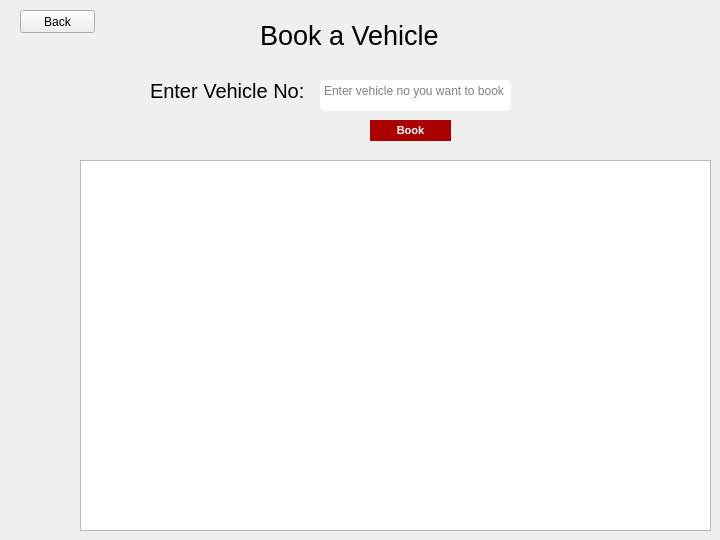
    <widget class="QWidget" name="selectavehicle">
     <widget class="QTextEdit" name="vehbookno">
      <property name="geometry">
       <rect>
        <x>320</x>
        <y>80</y>
        <width>191</width>
        <height>31</height>
       </rect>
      </property>
      <property name="styleSheet">
       <string notr="true">background-color: rgb(255, 255, 255);
border-radius: 5px;
border-color: black;
</string>
      </property>
      <property name="html">
       <string>&lt;!DOCTYPE HTML PUBLIC &quot;-//W3C//DTD HTML 4.0//EN&quot; &quot;http://www.w3.org/TR/REC-html40/strict.dtd&quot;&gt;
&lt;html&gt;&lt;head&gt;&lt;meta name=&quot;qrichtext&quot; content=&quot;1&quot; /&gt;&lt;style type=&quot;text/css&quot;&gt;
p, li { white-space: pre-wrap; }
&lt;/style&gt;&lt;/head&gt;&lt;body style=&quot; font-family:'MS Shell Dlg 2'; font-size:8.25pt; font-weight:400; font-style:normal;&quot;&gt;
&lt;p style=&quot;-qt-paragraph-type:empty; margin-top:0px; margin-bottom:0px; margin-left:0px; margin-right:0px; -qt-block-indent:0; text-indent:0px; font-family:'Segoe UI'; font-size:9pt;&quot;&gt;&lt;br /&gt;&lt;/p&gt;&lt;/body&gt;&lt;/html&gt;</string>
      </property>
      <property name="placeholderText">
       <string>Enter vehicle no you want to book</string>
      </property>
     </widget>
     <widget class="QPushButton" name="backdelavailtologown_2">
      <property name="geometry">
       <rect>
        <x>20</x>
        <y>10</y>
        <width>75</width>
        <height>23</height>
       </rect>
      </property>
      <property name="text">
       <string>Back</string>
      </property>
     </widget>
     <widget class="QPushButton" name="book">
      <property name="geometry">
       <rect>
        <x>370</x>
        <y>120</y>
        <width>81</width>
        <height>21</height>
       </rect>
      </property>
      <property name="font">
       <font>
        <pointsize>8</pointsize>
        <weight>75</weight>
        <bold>true</bold>
       </font>
      </property>
      <property name="styleSheet">
       <string notr="true">color: rgb(255, 255, 255);
background-color: rgb(170, 0, 0);
border-radius: 0px;
border-color: black;

</string>
      </property>
      <property name="text">
       <string>Book</string>
      </property>
     </widget>
     <widget class="QTableWidget" name="tableWidget_5">
      <property name="geometry">
       <rect>
        <x>80</x>
        <y>160</y>
        <width>631</width>
        <height>371</height>
       </rect>
      </property>
      <property name="styleSheet">
       <string notr="true"/>
      </property>
     </widget>
     <widget class="QLabel" name="label_73">
      <property name="geometry">
       <rect>
        <x>260</x>
        <y>20</y>
        <width>341</width>
        <height>31</height>
       </rect>
      </property>
      <property name="font">
       <font>
        <family>MS Shell Dlg 2</family>
        <pointsize>20</pointsize>
       </font>
      </property>
      <property name="styleSheet">
       <string notr="true">color: rgb(0, 0, 0);
</string>
      </property>
      <property name="text">
       <string>Book a Vehicle</string>
      </property>
     </widget>
     <widget class="QLabel" name="label_74">
      <property name="geometry">
       <rect>
        <x>150</x>
        <y>70</y>
        <width>161</width>
        <height>41</height>
       </rect>
      </property>
      <property name="font">
       <font>
        <pointsize>15</pointsize>
       </font>
      </property>
      <property name="styleSheet">
       <string notr="true">color: rgb(255, 255, 255);
color: rgb(0, 0, 0);
</string>
      </property>
      <property name="text">
       <string>Enter Vehicle No: </string>
      </property>
     </widget>
    </widget>
